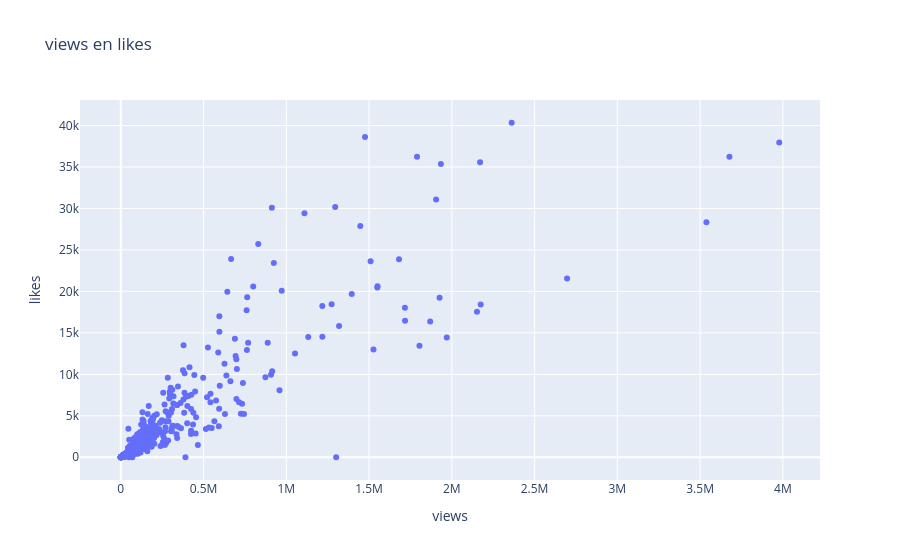

The notebook cell this image was saved under:
### Code cell
df = df[np.abs(stats.zscore(df["views"])) < 1.5]
df = df[np.abs(stats.zscore(df["likes"])) < 1.5]
# outliers rondom views/likes bekijken
fig = px.scatter(df, x='views', y='likes',
                 title='views en likes')
fig.show()

### Figure 1 — Plotly figure (JSON) as saved in the notebook; plotly's stock layout.template omitted (floating-point values rounded to 4 significant figures; data arrays with more than 128 entries replaced by an {"elided": "..."} marker saying what was removed)
{"data": [{"hovertemplate": "views=%{x}<br>likes=%{y}<extra></extra>", "legendgroup": "", "marker": {"color": "#636efa", "symbol": "circle"}, "mode": "markers", "name": "", "orientation": "v", "showlegend": false, "x": {"elided": "542 int values"}, "xaxis": "x", "y": {"elided": "542 int values"}, "yaxis": "y", "type": "scatter"}], "layout": {"xaxis": {"anchor": "y", "domain": [0.0, 1.0], "title": {"text": "views"}}, "yaxis": {"anchor": "x", "domain": [0.0, 1.0], "title": {"text": "likes"}}, "legend": {"tracegroupgap": 0}, "title": {"text": "views en likes"}}}
